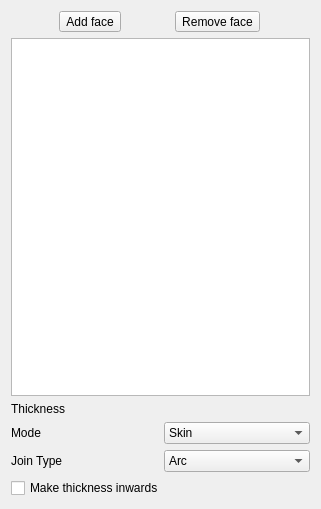
<?xml version="1.0" encoding="UTF-8"?>
<ui version="4.0">
 <class>PartDesignGui::TaskThicknessParameters</class>
 <widget class="QWidget" name="PartDesignGui::TaskThicknessParameters">
  <property name="geometry">
   <rect>
    <x>0</x>
    <y>0</y>
    <width>321</width>
    <height>509</height>
   </rect>
  </property>
  <property name="windowTitle">
   <string>Form</string>
  </property>
  <layout class="QVBoxLayout" name="verticalLayout">
   <item>
    <layout class="QHBoxLayout" name="horizontalLayout">
     <item>
      <widget class="QToolButton" name="buttonRefAdd">
       <property name="text">
        <string>Add face</string>
       </property>
       <property name="checkable">
        <bool>true</bool>
       </property>
      </widget>
     </item>
     <item>
      <widget class="QToolButton" name="buttonRefRemove">
       <property name="text">
        <string>Remove face</string>
       </property>
       <property name="checkable">
        <bool>true</bool>
       </property>
      </widget>
     </item>
    </layout>
   </item>
   <item>
    <widget class="QListWidget" name="listWidgetReferences"/>
   </item>
   <item>
    <layout class="QGridLayout" name="gridLayout_2">
     <item row="0" column="0">
      <widget class="QLabel" name="label">
       <property name="text">
        <string>Thickness</string>
       </property>
      </widget>
     </item>
     <item row="0" column="1">
      <widget class="Gui::QuantitySpinBox" name="Value" native="true">
       <property name="unit" stdset="0">
        <string notr="true">mm</string>
       </property>
       <property name="minimum" stdset="0">
        <double>0.000000000000000</double>
       </property>
       <property name="maximum" stdset="0">
        <double>999999999.000000000000000</double>
       </property>
       <property name="singleStep" stdset="0">
        <double>0.100000000000000</double>
       </property>
       <property name="value" stdset="0">
        <double>1.000000000000000</double>
       </property>
      </widget>
     </item>
     <item row="1" column="0">
      <widget class="QLabel" name="label_2">
       <property name="text">
        <string>Mode</string>
       </property>
      </widget>
     </item>
     <item row="2" column="0">
      <widget class="QLabel" name="label_3">
       <property name="text">
        <string>Join Type</string>
       </property>
      </widget>
     </item>
     <item row="1" column="1">
      <widget class="QComboBox" name="modeComboBox">
       <item>
        <property name="text">
         <string>Skin</string>
        </property>
       </item>
       <item>
        <property name="text">
         <string>Pipe</string>
        </property>
       </item>
       <item>
        <property name="text">
         <string>Recto Verso</string>
        </property>
       </item>
      </widget>
     </item>
     <item row="2" column="1">
      <widget class="QComboBox" name="joinComboBox">
       <item>
        <property name="text">
         <string>Arc</string>
        </property>
       </item>
       <item>
        <property name="text">
         <string>Intersection</string>
        </property>
       </item>
      </widget>
     </item>
    </layout>
   </item>
   <item>
    <widget class="QCheckBox" name="checkReverse">
     <property name="text">
      <string>Make thickness inwards</string>
     </property>
    </widget>
   </item>
  </layout>
 </widget>
 <customwidgets>
  <customwidget>
   <class>Gui::QuantitySpinBox</class>
   <extends>QWidget</extends>
   <header>Gui/QuantitySpinBox.h</header>
  </customwidget>
 </customwidgets>
 <resources/>
 <connections/>
</ui>
